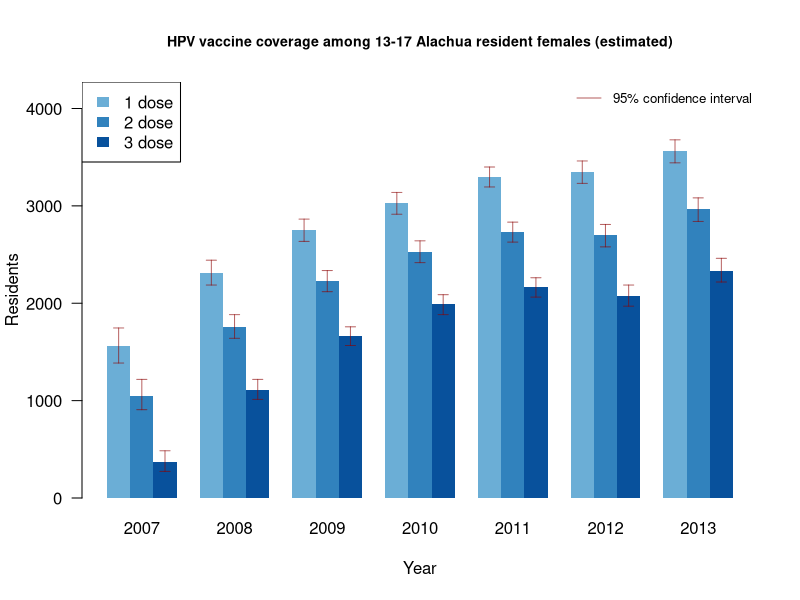
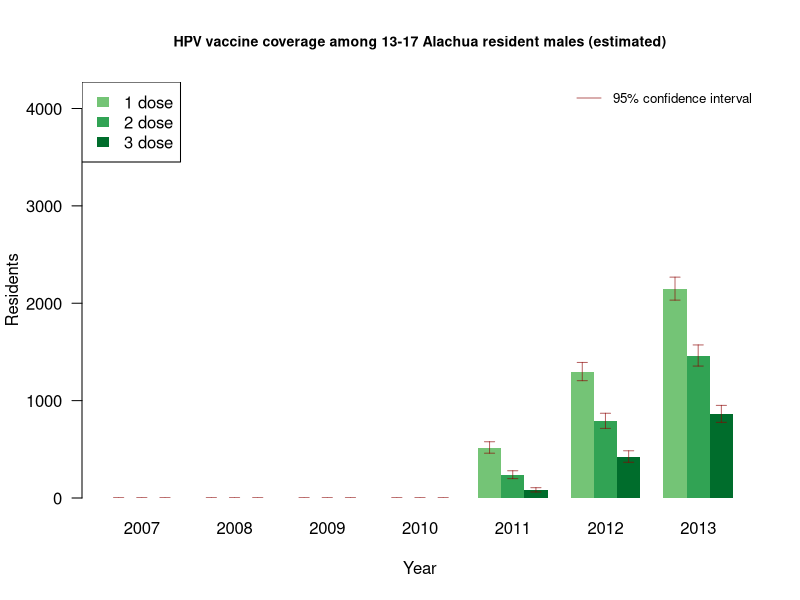
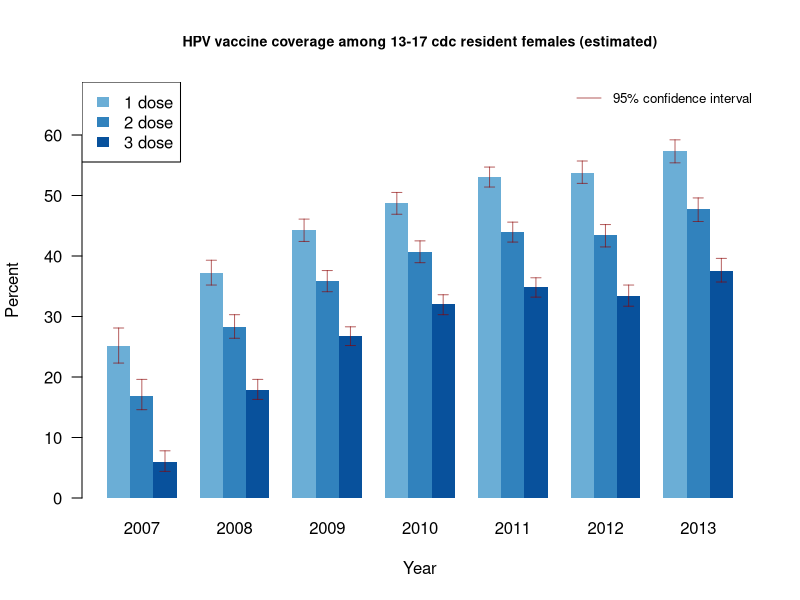
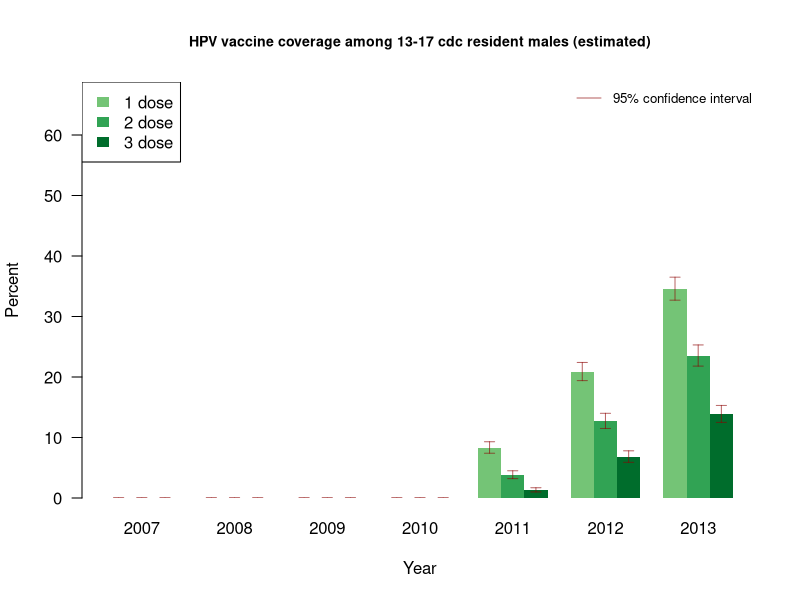
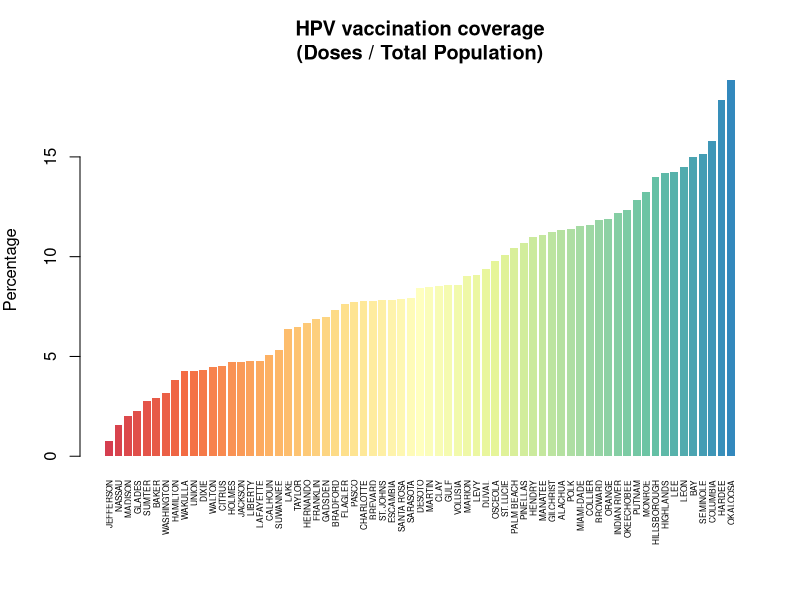
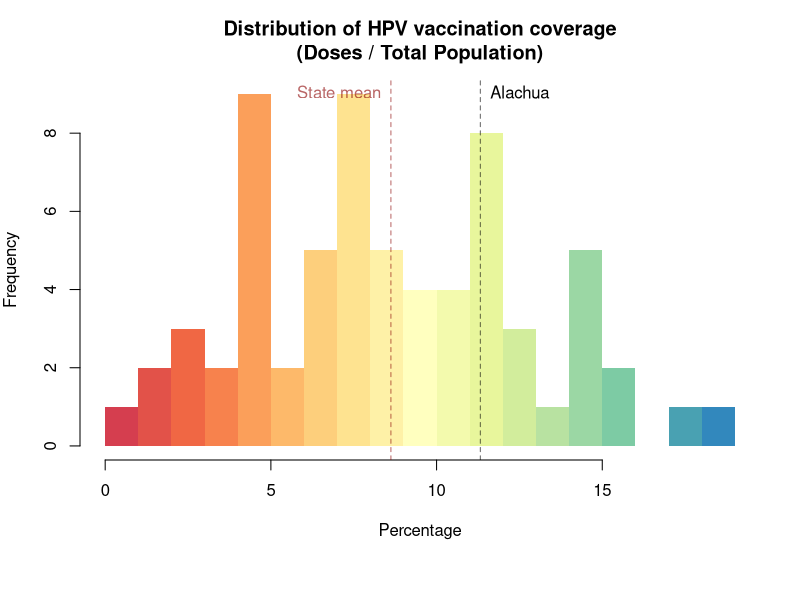
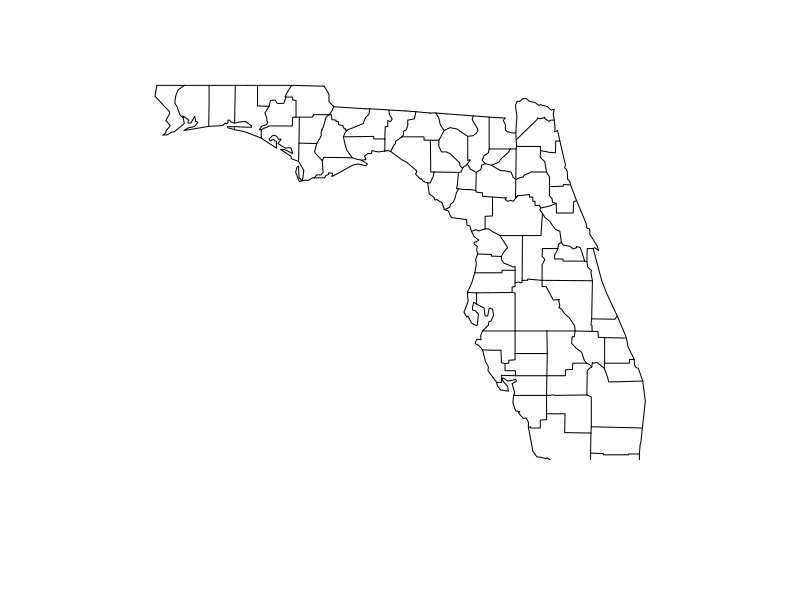
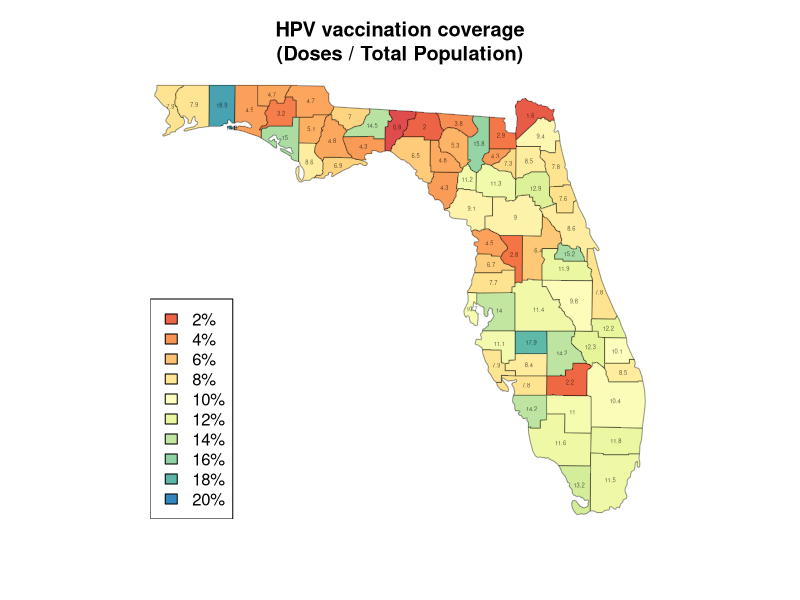

Recreate these plots in R, in order.
library(dplyr)
library(RColorBrewer)

wd <- '~/Documents/fdoh/public/hpv'
setwd(wd)

#####
# Census data for county-specific population
#####
pop <- read.csv("florida_details.csv", skip = 1)
names(pop) <- gsub("[.]", "", names(pop))
pop <- tbl_df(pop)

pop$AreaName <- as.character(toupper(sub(" County", "", pop$AreaName)))
state <- pop %>% 
  filter(RaceEthnicity == "Total" ) %>%
  select(AreaName, TotalUnder1Year:Total110YearsandOlder)
names(state)[c(2:3, 
               102:104)] <- c("Total0Years", "Total1Years",
                              "Total100-104Years", "Total105-109Years", "Total110+Years")
rm(pop)


# Assign vector of region 3, florida, etc.
region3 <- toupper(c("Alachua",
                     "Baker",
                     "Bradford",
                     "Clay",
                     "Duval",
                     "Flagler",
                     "Gilchrist",
                     "Levy",
                     "Marion",
                     "Nassau",
                     "Putnam",
                     "St. Johns",
                     "Union"))

# In state, assign a vector of region
# As before, each region is EXCLUSIVE (ie, Alachua is NOT part of region 3 is NOT part of florida)
state$region <- NA
state$region <- ifelse(state$AreaName == "ALACHUA", "ALACHUA",
                       ifelse(state$AreaName %in% region3, "REGION3",
                              "FLORIDA"))
rm(region3)

# Remove the aggregate florida county row
state <- state[which(state$AreaName != "FLORIDA"),]

# Alacua denom girls 13 to 17 years old
denom <- sum(state[which(state$AreaName == 'ALACHUA'),paste0('Total', 13:17, 'Years')]) / 2

#####
# CDC DATA HERE: http://www.cdc.gov/mmwr/preview/mmwrhtml/mm6329a3.htm
#####
cdc <- data.frame(year = 2007:2013,
                  girls1 = c(25.1, 37.2, 44.3, 48.7, 53.0, 53.8, 57.3),
                  girls1lwr = c(22.3, 35.2, 42.4, 46.9, 51.4, 52, 55.4),
                  girls1upr = c(28.1, 39.3, 46.1, 50.5, 54.7, 55.7, 59.2),
                  girls2 = c(16.9, 28.3, 35.8, 40.7, 43.9, 43.4, 47.7),
                  girls2lwr = c(14.6, 26.4, 34.1, 38.9, 42.3, 41.5, 45.7),
                  girls2upr = c(19.6, 30.3, 37.6, 42.5, 45.6, 45.2, 49.6),
                  girls3 = c(5.9, 17.9, 26.7, 32.0, 34.8, 33.4, 37.6),
                  girls3lwr = c(4.4, 16.3, 25.2, 30.3, 33.2, 31.7, 35.7),
                  girls3upr = c(7.8, 19.6, 28.3, 33.6, 36.4, 35.2, 39.6),
                  boys1 = c(0, 0, 0, 0, 8.3, 20.8, 34.6),
                  boys1lwr = c(0, 0, 0, 0, 7.4, 19.4, 32.7),
                  boys1upr = c(0, 0, 0, 0, 9.3, 22.4, 36.5),
                  boys2 = c(0, 0, 0, 0, 3.8, 12.7, 23.5),
                  boys2lwr = c(0, 0, 0, 0, 3.2, 11.5, 21.8),
                  boys2upr = c(0, 0, 0, 0, 4.5, 14, 25.3),
                  boys3 = c(0, 0, 0, 0, 1.3, 6.8, 13.9),
                  boys3lwr = c(0, 0, 0, 0, 1, 5.9, 12.5),
                  boys3upr = c(0, 0, 0, 0, 1.7, 7.8, 15.3))

# MAKE AN ALACHUA df INTERPOLATING FROM CDC
alachua <- cdc
for (j in 2:ncol(cdc)){
  column <- cdc[,j]
  column <- column * denom / 100
  alachua[,j] <- round(column)
}

# Make charts
library(Hmisc)

# ALACHUA GIRLS
cols <- brewer.pal(5, 'Blues')[3:5]
columns <- c('girls1', 'girls2', 'girls3')
sub_data <- alachua[,columns]
obj <- t(as.matrix(sub_data))
girls_max <- max(obj)

lwrs <- paste0(columns, 'lwr')
uprs <- paste0(columns, 'upr')
lwrs <- t(as.matrix(alachua[,lwrs]))
uprs <- t(as.matrix(alachua[,uprs]))

bp <- barplot(obj,
              beside = TRUE,
              ylim = c(0, girls_max * 1.2),
              col = cols,
              border = NA,
              las = 1,
              names.arg = alachua$year,
              xlab = 'Year', 
              ylab = 'Residents',
              main = 'HPV vaccine coverage among 13-17 Alachua resident females (estimated)',
              cex.main = 0.85)
legend('topleft',
       fill = cols,
       border = NA,
       legend = paste(1:3, 'dose'))
legend('topright',
       lty = 1,
       col = adjustcolor('darkred', alpha.f = 0.6),
       legend = '95% confidence interval',
       bty = 'n',
       cex = 0.8)

errbar(x = as.numeric(bp),
       y = as.numeric(obj),
       yplus = as.numeric(uprs),
       yminus = as.numeric(lwrs),
       pch = NA,
       add = TRUE,
       errbar.col = adjustcolor('darkred', alpha.f = 0.6))


# ALACHUA BOYS
cols <- brewer.pal(5, 'Greens')[3:5]
columns <- c('boys1', 'boys2', 'boys3')
sub_data <- alachua[,columns]
obj <- t(as.matrix(sub_data))

lwrs <- paste0(columns, 'lwr')
uprs <- paste0(columns, 'upr')
lwrs <- t(as.matrix(alachua[,lwrs]))
uprs <- t(as.matrix(alachua[,uprs]))


bp <- barplot(obj,
              beside = TRUE,
              ylim = c(0, girls_max * 1.2),
              col = cols,
              border = NA,
              las = 1,
              names.arg = alachua$year,
              xlab = 'Year', 
              ylab = 'Residents',
              main = 'HPV vaccine coverage among 13-17 Alachua resident males (estimated)',
              cex.main = 0.85)
legend('topleft',
       fill = cols,
       border = NA,
       legend = paste(1:3, 'dose'))

legend('topright',
       lty = 1,
       col = adjustcolor('darkred', alpha.f = 0.6),
       legend = '95% confidence interval',
       bty = 'n',
       cex = 0.8)

errbar(x = as.numeric(bp),
       y = as.numeric(obj),
       yplus = as.numeric(uprs),
       yminus = as.numeric(lwrs),
       pch = NA,
       add = TRUE,
       errbar.col = adjustcolor('darkred', alpha.f = 0.6))

# PROPORTIONAL GIRLS
cols <- brewer.pal(5, 'Blues')[3:5]
columns <- c('girls1', 'girls2', 'girls3')
sub_data <- cdc[,columns]
obj <- t(as.matrix(sub_data))
girls_max <- max(obj)

lwrs <- paste0(columns, 'lwr')
uprs <- paste0(columns, 'upr')
lwrs <- t(as.matrix(cdc[,lwrs]))
uprs <- t(as.matrix(cdc[,uprs]))


bp <- barplot(obj,
              beside = TRUE,
              ylim = c(0, girls_max * 1.2),
              col = cols,
              border = NA,
              las = 1,
              names.arg = cdc$year,
              xlab = 'Year', 
              ylab = 'Percent',
              main = 'HPV vaccine coverage among 13-17 cdc resident females (estimated)',
              cex.main = 0.85)
legend('topleft',
       fill = cols,
       border = NA,
       legend = paste(1:3, 'dose'))

legend('topright',
       lty = 1,
       col = adjustcolor('darkred', alpha.f = 0.6),
       legend = '95% confidence interval',
       bty = 'n',
       cex = 0.8)

errbar(x = as.numeric(bp),
       y = as.numeric(obj),
       yplus = as.numeric(uprs),
       yminus = as.numeric(lwrs),
       pch = NA,
       add = TRUE,
       errbar.col = adjustcolor('darkred', alpha.f = 0.6))


# PROPORTIONAL BOYS
cols <- brewer.pal(5, 'Greens')[3:5]
columns <- c('boys1', 'boys2', 'boys3')
sub_data <- cdc[,columns]
obj <- t(as.matrix(sub_data))


# CURRENT

lwrs <- paste0(columns, 'lwr')
uprs <- paste0(columns, 'upr')
lwrs <- t(as.matrix(cdc[,lwrs]))
uprs <- t(as.matrix(cdc[,uprs]))

bp <- barplot(obj,
              beside = TRUE,
              ylim = c(0, girls_max * 1.2),
              col = cols,
              border = NA,
              las = 1,
              names.arg = cdc$year,
              xlab = 'Year', 
              ylab = 'Percent',
              main = 'HPV vaccine coverage among 13-17 cdc resident males (estimated)',
              cex.main = 0.85)
legend('topleft',
       fill = cols,
       border = NA,
       legend = paste(1:3, 'dose'))

legend('topright',
       lty = 1,
       col = adjustcolor('darkred', alpha.f = 0.6),
       legend = '95% confidence interval',
       bty = 'n',
       cex = 0.8)

errbar(x = as.numeric(bp),
       y = as.numeric(obj),
       yplus = as.numeric(uprs),
       yminus = as.numeric(lwrs),
       pch = NA,
       add = TRUE,
       errbar.col = adjustcolor('darkred', alpha.f = 0.6))

#####
# READ IN FLORIDA SHOTS HPV DATA
#####
flshots <- read.csv('florida_shots_hpv.csv')

# GET TOTAL STATE POPULATION
state$region <- NULL
pop <- data.frame(AreaName = state$AreaName,
                  pop = apply(state[,-1], 1, sum )) 

# JOIN TOGETHER POPULATION AND HPV IMMUNIZATION DATA
pop <- left_join(pop, flshots)

# GET PERCENTAGE
pop$p <- pop$total / pop$pop * 100

# ORDER BY PERCENTAGE
pop <- pop[order(pop$p),]

# Barplot
par(mar = c(7,4,4,2))
cols <- colorRampPalette(brewer.pal(9, 'Spectral'))(nrow(pop))
bp <- barplot(pop$p,
              names.arg = pop$AreaName,
              col = cols,
              border = NA,
              cex.names = 0.5,
              las = 3,
              ylab = 'Percentage',
              main = 'HPV vaccination coverage\n(Doses / Total Population)')

# Histogram
h <- hist(pop$p, breaks = 20, plot = FALSE)
cols <- colorRampPalette(brewer.pal(9, 'Spectral'))(length(h$mids))
plot(h,
     col = cols,
     border = NA,
     xlab = 'Percentage',
     main = 'Distribution of HPV vaccination coverage\n(Doses / Total Population)')
val <- pop$p[which(pop$AreaName == 'ALACHUA')]
abline(v = val, 
       lty = 2,
       col = adjustcolor('black', alpha.f = 0.6))
text(x = val,
     y = round(0.95 * max(h$counts)),
     pos = 4,
     labels = 'Alachua')

val <- mean(pop$p)
abline(v = val, 
       lty = 2,
       col = adjustcolor('darkred', alpha.f = 0.6))
text(x = val,
     y = round(0.95 * max(h$counts)),
     pos = 2,
     col = adjustcolor('darkred', alpha.f = 0.6),
     labels = 'State mean')

#####
# MAP
#####
library(maps)
fl <- map('county', 'florida')
fl$names <- toupper(gsub('florida,', '', fl$names))
fl$names[46:47] <- 'OKALOOSA'
fl$names[56:57] <- c('ST. JOHNS', 'ST. LUCIE')
fl$names[14] <- 'DESOTO'

fl$p <- NA
for (i in 1:length(fl$names)){
  fl$p[i] <- 
    pop$p[which(pop$AreaName == fl$names[i])]
}

fl$p2 <- round(fl$p * 100)
cols <- colorRampPalette(brewer.pal(9, 'Spectral'))(2000)
fl$col <- cols[fl$p2]
map('county', 
    'fl', 
    fill = TRUE, 
    col = fl$col,
    border = adjustcolor('black', alpha.f = 0.4))
title(main = 'HPV vaccination coverage\n(Doses / Total Population)')

legend_seq <- seq(200, 2000, length = 10)
legend('bottomleft',
       fill = cols[legend_seq],
       legend = paste0(legend_seq/100, '%'))
map.text('county', 'fl',
         labels = as.character(round(fl$p, digits = 1)),
         add = TRUE,
         col = adjustcolor('black', alpha.f = 0.6),
         cex = 0.35)

#####
pop$total1317 <- pop$total * 0.52
# temp <- state[,15:19]
# pop$pop1317 <- apply(temp, 1, sum)
pop$pop1317 <- NA
for (i in 1:nrow(pop)){
  county <- pop$AreaName[i]
  sub_state <- state[which(state$AreaName == county),]
  val <- sum(sub_state[,15:19])
  pop$pop1317[i] <- val
}
pop$p1317 <- pop$total1317 / pop$pop1317 * 100
